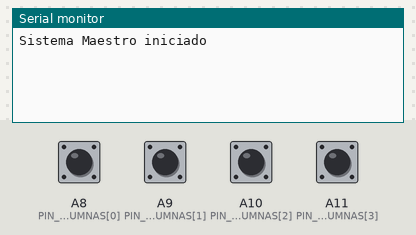
The sketch below on a simulated Arduino Mega 2560, built with avr-gcc and run on an emulated ATmega2560. Parts: the last lines printed to the serial monitor. Inputs (shaded band) come from the test bench; at power-on: A8 (PIN_COLUMNAS[0]), A9 (PIN_COLUMNAS[1]), A10 (PIN_COLUMNAS[2]), A11 (PIN_COLUMNAS[3]) HIGH.

Above: at 1.2 s.
1.3 s: A8 (PIN_COLUMNAS[0]) pulled LOW for 0.15 s
At 2.2 s:
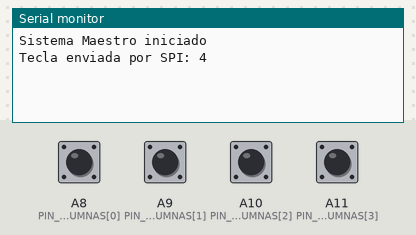
2.9 s: A11 (PIN_COLUMNAS[3]) pulled LOW for 0.15 s
At 3.4 s:
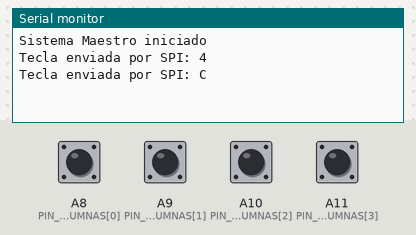
4.5 s: A11 (PIN_COLUMNAS[3]) pulled LOW for 1 s
At 5.8 s:
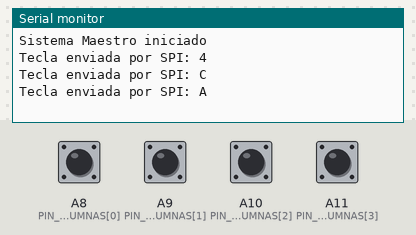
7.0 s: A9 (PIN_COLUMNAS[1]) pulled LOW for 0.15 s
At 7.7 s:
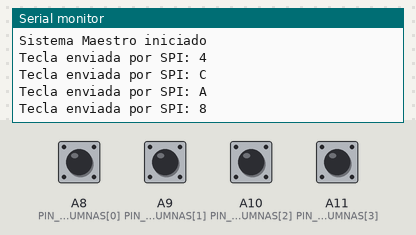
8.6 s: A10 (PIN_COLUMNAS[2]) pulled LOW for 0.15 s
At 8.9 s:
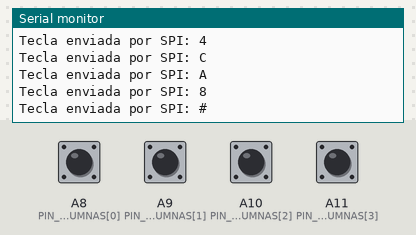
10.2 s: A11 (PIN_COLUMNAS[3]) pulled LOW for 0.15 s
At 11.3 s:
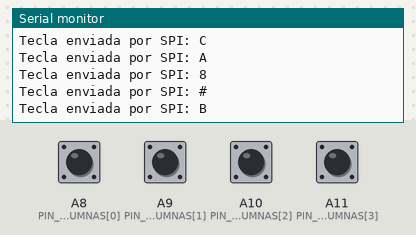

The sketch:

spi-maestro.ino
```cpp
#include <avr/io.h>
#include <avr/interrupt.h>
#include <util/delay.h>
#include <Arduino.h>

// Definiciones SPI
#define DD_MOSI DDB2  // PB2 en MEGA
#define DD_SCK  DDB1  // PB1 en MEGA
#define DD_SS   DDB0  // PB0 en MEGA
#define SPI_PORT PORTB
#define SPI_DDR  DDRB

// Definición keypad
const byte PIN_FILAS[] = {2, 3, 4, 5};
const byte PIN_COLUMNAS[] = {A8, A9, A10, A11}; // PCINT16-19

// Matriz del keypad
const char TECLAS[4][4] = {
    {'1', '2', '3', 'A'},
    {'4', '5', '6', 'B'},
    {'7', '8', '9', 'C'},
    {'*', '0', '#', 'D'}
};

// Variables globales
volatile bool teclaDetectada = false;
volatile byte filaActual = 0;

void SPI_MasterInit(void) {
    // Configurar MOSI, SCK y SS como salidas
    SPI_DDR |= (1<<DD_MOSI)|(1<<DD_SCK)|(1<<DD_SS);
    // MISO como entrada
    SPI_DDR &= ~(1<<DDB3);

    // Habilitar SPI, Modo Maestro, velocidad fck/16
    SPCR = (1<<SPE)|(1<<MSTR)|(1<<SPR0);

    // SS inicia en alto
    SPI_PORT |= (1<<DD_SS);
}

void SPI_Transmit(uint8_t data) {
    SPI_PORT &= ~(1<<DD_SS);    // SS bajo
    SPDR = data;                // Enviar dato
    while(!(SPSR & (1<<SPIF))); // Esperar transmisión
    SPI_PORT |= (1<<DD_SS);     // SS alto
}

void keypad_init(void) {
    // Configurar filas como salidas
    for(byte i = 0; i < 4; i++) {
        pinMode(PIN_FILAS[i], OUTPUT);
        digitalWrite(PIN_FILAS[i], HIGH);
    }

    // Configurar columnas como entradas con pull-up
    for(byte i = 0; i < 4; i++) {
        pinMode(PIN_COLUMNAS[i], INPUT_PULLUP);
    }

    // Configurar interrupciones PCINT
    PCICR |= (1 << PCIE2);    // Habilitar PCINT16:23
    PCMSK2 |= (1 << PCINT16) | (1 << PCINT17) |
              (1 << PCINT18) | (1 << PCINT19);
}

// ISR para detección de tecla
ISR(PCINT2_vect) {
    teclaDetectada = true;
}

void setup() {
    // Inicialización
    Serial.begin(9600);
    SPI_MasterInit();
    keypad_init();
    sei();

    Serial.println("Sistema Maestro iniciado");
}

void loop() {
    digitalWrite(PIN_FILAS[filaActual], HIGH);
    filaActual = (filaActual + 1) % 4;
    digitalWrite(PIN_FILAS[filaActual], LOW);

    if(teclaDetectada) {
        for(byte columna = 0; columna < 4; columna++) {
            if(digitalRead(PIN_COLUMNAS[columna]) == LOW) {
                char tecla = TECLAS[filaActual][columna];

                Serial.print("Tecla enviada por SPI: ");
                Serial.println(tecla);

                SPI_Transmit(tecla);
                break;
            }
        }
        teclaDetectada = false;
    }

    _delay_us(500);
}
```

Measured:
- after the input at 1.3 s, the serial monitor: prints a new line at once (image 1)
- after the input at 2.9 s, the serial monitor: prints a new line at once (image 2)
- after the input at 4.5 s, the serial monitor: prints a new line at once (image 3)
- after the input at 7.0 s, the serial monitor: prints a new line at once (image 4)
- after the input at 8.6 s, the serial monitor: prints a new line at once (image 5)
- after the input at 10.2 s, the serial monitor: prints a new line at once (image 6)
